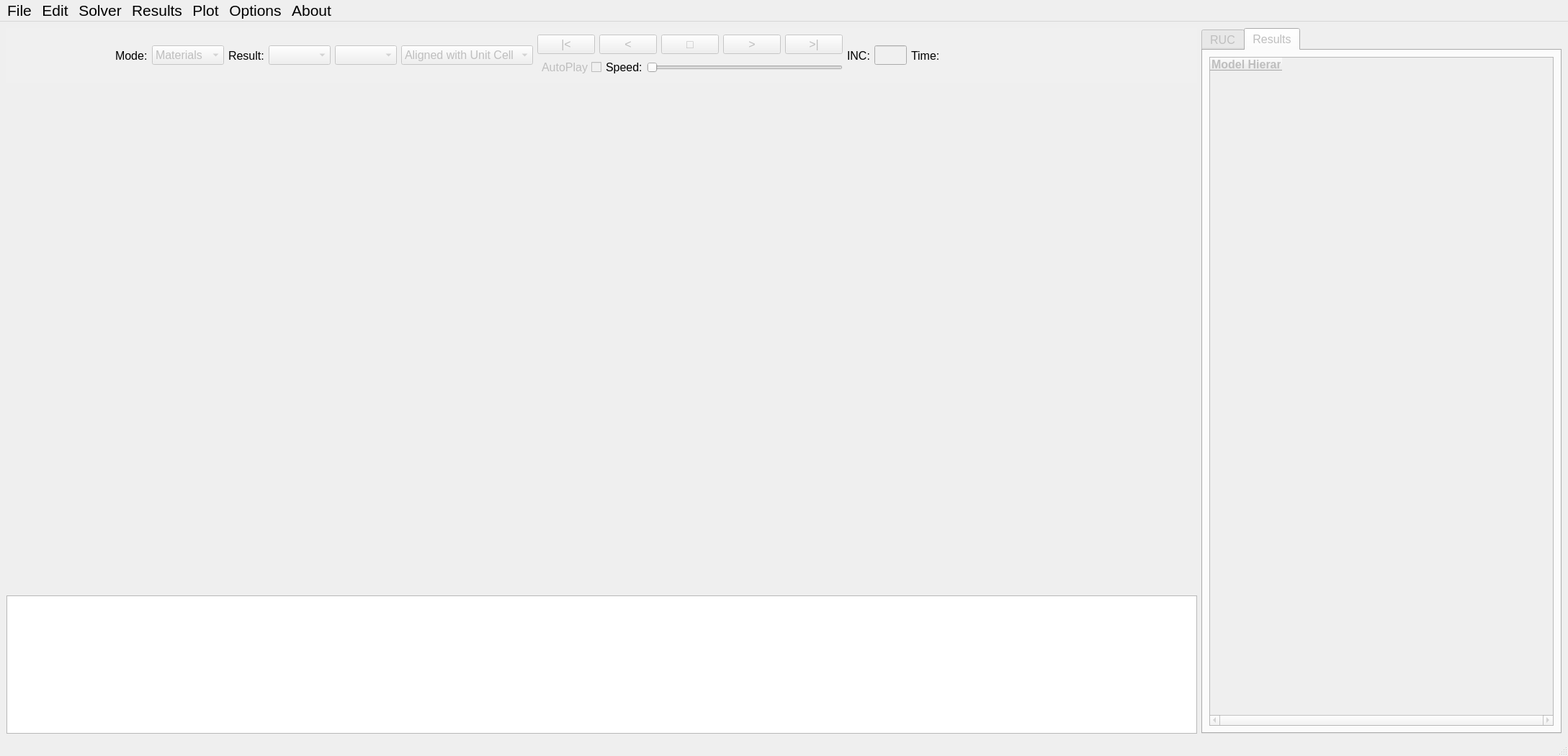
 <widget class="QMainWindow" name="main">
  <property name="geometry">
   <rect>
    <x>0</x>
    <y>0</y>
    <width>2177</width>
    <height>1050</height>
   </rect>
  </property>
  <property name="sizePolicy">
   <sizepolicy hsizetype="Maximum" vsizetype="Maximum">
    <horstretch>0</horstretch>
    <verstretch>0</verstretch>
   </sizepolicy>
  </property>
  <property name="mouseTracking">
   <bool>true</bool>
  </property>
  <property name="contextMenuPolicy">
   <enum>Qt::DefaultContextMenu</enum>
  </property>
  <property name="windowTitle">
   <string>NASMAT PrePost v0.0</string>
  </property>
  <widget class="QWidget" name="centralwidget">
   <property name="sizePolicy">
    <sizepolicy hsizetype="Expanding" vsizetype="Expanding">
     <horstretch>0</horstretch>
     <verstretch>0</verstretch>
    </sizepolicy>
   </property>
   <property name="mouseTracking">
    <bool>true</bool>
   </property>
   <layout class="QHBoxLayout" name="horizontalLayout_4">
    <item>
     <layout class="QHBoxLayout" name="horizontalLayout_3">
      <item>
       <layout class="QVBoxLayout" name="verticalLayout_6">
        <item>
         <widget class="QWidget" name="toolbar_widget" native="true">
          <property name="sizePolicy">
           <sizepolicy hsizetype="Expanding" vsizetype="Minimum">
            <horstretch>0</horstretch>
            <verstretch>0</verstretch>
           </sizepolicy>
          </property>
          <property name="autoFillBackground">
           <bool>false</bool>
          </property>
          <property name="styleSheet">
           <string notr="true">background-color: rgb(240, 240, 240);</string>
          </property>
          <layout class="QHBoxLayout" name="horizontalLayout_7">
           <item>
            <spacer name="horizontalSpacer">
             <property name="orientation">
              <enum>Qt::Horizontal</enum>
             </property>
             <property name="sizeHint" stdset="0">
              <size>
               <width>238</width>
               <height>20</height>
              </size>
             </property>
            </spacer>
           </item>
           <item>
            <layout class="QHBoxLayout" name="horizontalLayout">
             <item>
              <widget class="QLabel" name="mode_label">
               <property name="font">
                <font>
                 <pointsize>12</pointsize>
                </font>
               </property>
               <property name="text">
                <string>Mode:</string>
               </property>
              </widget>
             </item>
             <item>
              <widget class="QComboBox" name="mode_cb">
               <property name="enabled">
                <bool>false</bool>
               </property>
               <property name="sizePolicy">
                <sizepolicy hsizetype="Preferred" vsizetype="Fixed">
                 <horstretch>0</horstretch>
                 <verstretch>0</verstretch>
                </sizepolicy>
               </property>
               <property name="font">
                <font>
                 <pointsize>12</pointsize>
                </font>
               </property>
               <property name="toolTip">
                <string>Select Plot Mode</string>
               </property>
               <property name="sizeAdjustPolicy">
                <enum>QComboBox::AdjustToContents</enum>
               </property>
               <item>
                <property name="text">
                 <string>Materials</string>
                </property>
               </item>
               <item>
                <property name="text">
                 <string>H5 Arrays</string>
                </property>
               </item>
              </widget>
             </item>
             <item>
              <widget class="QLabel" name="result_label">
               <property name="font">
                <font>
                 <pointsize>12</pointsize>
                </font>
               </property>
               <property name="text">
                <string>Result:</string>
               </property>
              </widget>
             </item>
             <item>
              <widget class="QComboBox" name="res_item_cb">
               <property name="enabled">
                <bool>false</bool>
               </property>
               <property name="sizePolicy">
                <sizepolicy hsizetype="Preferred" vsizetype="Fixed">
                 <horstretch>0</horstretch>
                 <verstretch>0</verstretch>
                </sizepolicy>
               </property>
               <property name="font">
                <font>
                 <pointsize>12</pointsize>
                </font>
               </property>
               <property name="toolTip">
                <string>Result field variable</string>
               </property>
               <property name="whatsThis">
                <string extracomment="Result field variable"/>
               </property>
               <property name="sizeAdjustPolicy">
                <enum>QComboBox::AdjustToContents</enum>
               </property>
              </widget>
             </item>
             <item>
              <widget class="QComboBox" name="res_comp_cb">
               <property name="enabled">
                <bool>false</bool>
               </property>
               <property name="sizePolicy">
                <sizepolicy hsizetype="Preferred" vsizetype="Fixed">
                 <horstretch>0</horstretch>
                 <verstretch>0</verstretch>
                </sizepolicy>
               </property>
               <property name="font">
                <font>
                 <pointsize>12</pointsize>
                </font>
               </property>
               <property name="toolTip">
                <string>Result field variable component</string>
               </property>
               <property name="sizeAdjustPolicy">
                <enum>QComboBox::AdjustToContents</enum>
               </property>
              </widget>
             </item>
             <item>
              <widget class="QComboBox" name="res_mode_cb">
               <property name="enabled">
                <bool>false</bool>
               </property>
               <property name="sizePolicy">
                <sizepolicy hsizetype="Preferred" vsizetype="Fixed">
                 <horstretch>0</horstretch>
                 <verstretch>0</verstretch>
                </sizepolicy>
               </property>
               <property name="font">
                <font>
                 <pointsize>12</pointsize>
                </font>
               </property>
               <property name="sizeAdjustPolicy">
                <enum>QComboBox::AdjustToContents</enum>
               </property>
               <item>
                <property name="text">
                 <string>Aligned with Unit Cell</string>
                </property>
               </item>
               <item>
                <property name="text">
                 <string>Aligned with Material</string>
                </property>
               </item>
              </widget>
             </item>
            </layout>
           </item>
           <item>
            <spacer name="horizontalSpacer_3">
             <property name="orientation">
              <enum>Qt::Horizontal</enum>
             </property>
             <property name="sizeHint" stdset="0">
              <size>
               <width>79</width>
               <height>24</height>
              </size>
             </property>
            </spacer>
           </item>
           <item>
            <layout class="QVBoxLayout" name="verticalLayout_3">
             <item>
              <layout class="QHBoxLayout" name="horizontalLayout_2">
               <item>
                <widget class="QPushButton" name="firstinc_pb">
                 <property name="enabled">
                  <bool>false</bool>
                 </property>
                 <property name="font">
                  <font>
                   <pointsize>12</pointsize>
                  </font>
                 </property>
                 <property name="toolTip">
                  <string>Go to initial timestep</string>
                 </property>
                 <property name="text">
                  <string>|&lt;</string>
                 </property>
                </widget>
               </item>
               <item>
                <widget class="QPushButton" name="previnc_pb">
                 <property name="enabled">
                  <bool>false</bool>
                 </property>
                 <property name="font">
                  <font>
                   <pointsize>12</pointsize>
                  </font>
                 </property>
                 <property name="toolTip">
                  <string>Go to previous timestep</string>
                 </property>
                 <property name="text">
                  <string>&lt;</string>
                 </property>
                </widget>
               </item>
               <item>
                <widget class="QPushButton" name="stop_pb">
                 <property name="enabled">
                  <bool>false</bool>
                 </property>
                 <property name="font">
                  <font>
                   <pointsize>12</pointsize>
                  </font>
                 </property>
                 <property name="text">
                  <string>□</string>
                 </property>
                </widget>
               </item>
               <item>
                <widget class="QPushButton" name="nextinc_pb">
                 <property name="enabled">
                  <bool>false</bool>
                 </property>
                 <property name="font">
                  <font>
                   <pointsize>12</pointsize>
                  </font>
                 </property>
                 <property name="toolTip">
                  <string>Go to next timestep</string>
                 </property>
                 <property name="text">
                  <string>&gt;</string>
                 </property>
                </widget>
               </item>
               <item>
                <widget class="QPushButton" name="lastinc_pb">
                 <property name="enabled">
                  <bool>false</bool>
                 </property>
                 <property name="font">
                  <font>
                   <pointsize>12</pointsize>
                  </font>
                 </property>
                 <property name="toolTip">
                  <string>Go to final timestep</string>
                 </property>
                 <property name="text">
                  <string>&gt;|</string>
                 </property>
                </widget>
               </item>
              </layout>
             </item>
             <item>
              <layout class="QHBoxLayout" name="horizontalLayout_5">
               <item>
                <widget class="QCheckBox" name="auto_chk">
                 <property name="enabled">
                  <bool>false</bool>
                 </property>
                 <property name="font">
                  <font>
                   <pointsize>12</pointsize>
                  </font>
                 </property>
                 <property name="layoutDirection">
                  <enum>Qt::RightToLeft</enum>
                 </property>
                 <property name="text">
                  <string>AutoPlay</string>
                 </property>
                </widget>
               </item>
               <item>
                <widget class="QLabel" name="speed_label">
                 <property name="font">
                  <font>
                   <pointsize>12</pointsize>
                  </font>
                 </property>
                 <property name="text">
                  <string>Speed:</string>
                 </property>
                </widget>
               </item>
               <item>
                <widget class="QSlider" name="speed_slider">
                 <property name="enabled">
                  <bool>false</bool>
                 </property>
                 <property name="minimum">
                  <number>1</number>
                 </property>
                 <property name="maximum">
                  <number>100</number>
                 </property>
                 <property name="orientation">
                  <enum>Qt::Horizontal</enum>
                 </property>
                </widget>
               </item>
              </layout>
             </item>
            </layout>
           </item>
           <item>
            <layout class="QHBoxLayout" name="horizontalLayout_6">
             <item>
              <widget class="QLabel" name="inc_label">
               <property name="font">
                <font>
                 <pointsize>12</pointsize>
                </font>
               </property>
               <property name="text">
                <string>INC:</string>
               </property>
              </widget>
             </item>
             <item>
              <widget class="QLineEdit" name="inc_text">
               <property name="enabled">
                <bool>false</bool>
               </property>
               <property name="font">
                <font>
                 <pointsize>12</pointsize>
                </font>
               </property>
              </widget>
             </item>
             <item>
              <widget class="QLabel" name="time_label">
               <property name="font">
                <font>
                 <pointsize>12</pointsize>
                </font>
               </property>
               <property name="text">
                <string>Time:</string>
               </property>
              </widget>
             </item>
             <item>
              <widget class="QLabel" name="time_text">
               <property name="sizePolicy">
                <sizepolicy hsizetype="Fixed" vsizetype="Preferred">
                 <horstretch>0</horstretch>
                 <verstretch>0</verstretch>
                </sizepolicy>
               </property>
               <property name="minimumSize">
                <size>
                 <width>200</width>
                 <height>0</height>
                </size>
               </property>
               <property name="maximumSize">
                <size>
                 <width>200</width>
                 <height>16777215</height>
                </size>
               </property>
               <property name="font">
                <font>
                 <pointsize>12</pointsize>
                </font>
               </property>
               <property name="lineWidth">
                <number>100</number>
               </property>
               <property name="text">
                <string/>
               </property>
              </widget>
             </item>
            </layout>
           </item>
           <item>
            <spacer name="horizontalSpacer_2">
             <property name="orientation">
              <enum>Qt::Horizontal</enum>
             </property>
             <property name="sizeHint" stdset="0">
              <size>
               <width>238</width>
               <height>20</height>
              </size>
             </property>
            </spacer>
           </item>
          </layout>
         </widget>
        </item>
        <item>
         <widget class="vtk_widget" name="vtk_widget" native="true">
          <property name="sizePolicy">
           <sizepolicy hsizetype="Expanding" vsizetype="Expanding">
            <horstretch>0</horstretch>
            <verstretch>0</verstretch>
           </sizepolicy>
          </property>
         </widget>
        </item>
        <item>
         <widget class="QPlainTextEdit" name="displayed_txt">
          <property name="sizePolicy">
           <sizepolicy hsizetype="Expanding" vsizetype="Minimum">
            <horstretch>0</horstretch>
            <verstretch>0</verstretch>
           </sizepolicy>
          </property>
          <property name="minimumSize">
           <size>
            <width>0</width>
            <height>40</height>
           </size>
          </property>
          <property name="font">
           <font>
            <pointsize>12</pointsize>
           </font>
          </property>
          <property name="readOnly">
           <bool>true</bool>
          </property>
          <property name="maximumBlockCount">
           <number>1000</number>
          </property>
         </widget>
        </item>
       </layout>
      </item>
      <item>
       <widget class="QTabWidget" name="tabWidget">
        <property name="enabled">
         <bool>false</bool>
        </property>
        <property name="sizePolicy">
         <sizepolicy hsizetype="MinimumExpanding" vsizetype="Expanding">
          <horstretch>5</horstretch>
          <verstretch>0</verstretch>
         </sizepolicy>
        </property>
        <property name="minimumSize">
         <size>
          <width>500</width>
          <height>0</height>
         </size>
        </property>
        <property name="font">
         <font>
          <pointsize>12</pointsize>
         </font>
        </property>
        <property name="toolTip">
         <string>Select RUC Geometry or Results</string>
        </property>
        <property name="currentIndex">
         <number>1</number>
        </property>
        <widget class="QWidget" name="RUC_tab">
         <property name="toolTip">
          <string>Select RUC Geometry</string>
         </property>
         <attribute name="title">
          <string>RUC</string>
         </attribute>
         <layout class="QVBoxLayout" name="verticalLayout">
          <item>
           <widget class="QTreeWidget" name="treeWidget">
            <property name="enabled">
             <bool>false</bool>
            </property>
            <property name="sizePolicy">
             <sizepolicy hsizetype="Preferred" vsizetype="Preferred">
              <horstretch>0</horstretch>
              <verstretch>0</verstretch>
             </sizepolicy>
            </property>
            <property name="font">
             <font>
              <pointsize>12</pointsize>
             </font>
            </property>
            <property name="horizontalScrollBarPolicy">
             <enum>Qt::ScrollBarAlwaysOn</enum>
            </property>
            <property name="sizeAdjustPolicy">
             <enum>QAbstractScrollArea::AdjustToContents</enum>
            </property>
            <property name="columnCount">
             <number>2</number>
            </property>
            <column>
             <property name="text">
              <string notr="true">Model Hierarchy</string>
             </property>
             <property name="font">
              <font>
               <weight>75</weight>
               <bold>true</bold>
              </font>
             </property>
            </column>
            <column>
             <property name="text">
              <string>RUCID</string>
             </property>
             <property name="font">
              <font>
               <weight>75</weight>
               <bold>true</bold>
              </font>
             </property>
            </column>
           </widget>
          </item>
         </layout>
        </widget>
        <widget class="QWidget" name="Results_tab">
         <property name="toolTip">
          <string>Select RUC Results</string>
         </property>
         <attribute name="title">
          <string>Results</string>
         </attribute>
         <layout class="QVBoxLayout" name="verticalLayout_2">
          <item>
           <widget class="QTreeWidget" name="treeWidget_Res">
            <property name="enabled">
             <bool>false</bool>
            </property>
            <property name="sizePolicy">
             <sizepolicy hsizetype="Preferred" vsizetype="Preferred">
              <horstretch>0</horstretch>
              <verstretch>0</verstretch>
             </sizepolicy>
            </property>
            <property name="font">
             <font>
              <pointsize>12</pointsize>
             </font>
            </property>
            <property name="horizontalScrollBarPolicy">
             <enum>Qt::ScrollBarAlwaysOn</enum>
            </property>
            <property name="sizeAdjustPolicy">
             <enum>QAbstractScrollArea::AdjustToContents</enum>
            </property>
            <property name="columnCount">
             <number>1</number>
            </property>
            <attribute name="headerCascadingSectionResizes">
             <bool>true</bool>
            </attribute>
            <attribute name="headerStretchLastSection">
             <bool>false</bool>
            </attribute>
            <column>
             <property name="text">
              <string notr="true">Model Hierarchy</string>
             </property>
             <property name="font">
              <font>
               <weight>75</weight>
               <bold>true</bold>
              </font>
             </property>
            </column>
           </widget>
          </item>
         </layout>
        </widget>
       </widget>
      </item>
     </layout>
    </item>
   </layout>
  </widget>
  <widget class="QMenuBar" name="menubar">
   <property name="geometry">
    <rect>
     <x>0</x>
     <y>0</y>
     <width>2177</width>
     <height>36</height>
    </rect>
   </property>
   <property name="font">
    <font>
     <pointsize>16</pointsize>
    </font>
   </property>
   <widget class="QMenu" name="menuFile">
    <property name="font">
     <font>
      <pointsize>16</pointsize>
     </font>
    </property>
    <property name="statusTip">
     <string>Primary menu for performing file operations...</string>
    </property>
    <property name="title">
     <string>File</string>
    </property>
    <widget class="QMenu" name="menuNew_NASMAT_Deck">
     <property name="font">
      <font>
       <pointsize>16</pointsize>
      </font>
     </property>
     <property name="title">
      <string>New NASMAT Deck...</string>
     </property>
     <addaction name="actionNewBlank"/>
     <addaction name="actionNewWith_Defaults"/>
    </widget>
    <addaction name="separator"/>
    <addaction name="menuNew_NASMAT_Deck"/>
    <addaction name="actionOpen_NASMAT_Deck"/>
    <addaction name="actionOpen_NASMAT_H5_File"/>
    <addaction name="actionSave_NASMAT_Deck"/>
    <addaction name="actionSave_NASMAT_Deck_As"/>
    <addaction name="actionSave_Screenshot"/>
    <addaction name="actionSave_Video"/>
    <addaction name="actionClose_NASMAT_PrePost"/>
   </widget>
   <widget class="QMenu" name="menuEdit">
    <property name="font">
     <font>
      <pointsize>16</pointsize>
     </font>
    </property>
    <property name="statusTip">
     <string>Primary menu for editing NASMAT input files...</string>
    </property>
    <property name="title">
     <string>Edit</string>
    </property>
    <widget class="QMenu" name="menuEdit_NASMAT_Deck">
     <property name="title">
      <string>Edit NASMAT Deck...</string>
     </property>
     <addaction name="separator"/>
     <addaction name="separator"/>
     <addaction name="actionEdit_UI"/>
     <addaction name="actionEdit_text"/>
    </widget>
    <addaction name="menuEdit_NASMAT_Deck"/>
   </widget>
   <widget class="QMenu" name="menuSolver">
    <property name="font">
     <font>
      <pointsize>16</pointsize>
     </font>
    </property>
    <property name="statusTip">
     <string notr="true">Primary menu for defining NASMAT settings and running NASMAT...</string>
    </property>
    <property name="title">
     <string>Solver</string>
    </property>
    <addaction name="actionSelect_NASMAT_Solver"/>
    <addaction name="actionRun_NASMAT"/>
    <addaction name="actionSet_NASMAT_Shared_Library_Path"/>
    <addaction name="actionSet_Intel_Path"/>
    <addaction name="actionSet_Intel_compile_options"/>
    <addaction name="actionSet_HDF5_bin_Path"/>
   </widget>
   <widget class="QMenu" name="menuResults">
    <property name="font">
     <font>
      <pointsize>16</pointsize>
     </font>
    </property>
    <property name="statusTip">
     <string>Primary menu for adding/displaying NASMAT results...</string>
    </property>
    <property name="title">
     <string>Results</string>
    </property>
    <addaction name="actionAttach_h5_file"/>
    <addaction name="actionView_data_file"/>
    <addaction name="separator"/>
   </widget>
   <widget class="QMenu" name="menuAbout">
    <property name="title">
     <string>About</string>
    </property>
    <addaction name="actionNASMAT_PrePost"/>
    <addaction name="actionLicense"/>
   </widget>
   <widget class="QMenu" name="menuPlot">
    <property name="font">
     <font>
      <pointsize>16</pointsize>
     </font>
    </property>
    <property name="title">
     <string>Plot</string>
    </property>
    <widget class="QMenu" name="menuSync_Cameras">
     <property name="title">
      <string>Sync Cameras</string>
     </property>
     <addaction name="actionSync_3D_Cameras"/>
     <addaction name="actionSync_3D_Cameras_by_RUC"/>
    </widget>
    <widget class="QMenu" name="menuShow_Hide_Orientations">
     <property name="title">
      <string>Show/Hide Orientations</string>
     </property>
     <addaction name="actionOnly_Show_1_Dir_Ori"/>
     <addaction name="actionShow_All_Orientations"/>
     <addaction name="actionHide_All_Orientations"/>
    </widget>
    <addaction name="actionChange_Plot_Range"/>
    <addaction name="actionReset_Plot_Range"/>
    <addaction name="separator"/>
    <addaction name="actionShow_Hide_Title"/>
    <addaction name="actionShow_Hide_Axes"/>
    <addaction name="separator"/>
    <addaction name="actionShow_Hide_Subvolume_IDs"/>
    <addaction name="actionShow_Hide_Subvolume_Edges"/>
    <addaction name="separator"/>
    <addaction name="actionShowHide_Materials"/>
    <addaction name="actionShowHide_Material_IDs"/>
    <addaction name="separator"/>
    <addaction name="menuShow_Hide_Orientations"/>
    <addaction name="actionSet_Ori_Arrow_Scale"/>
    <addaction name="actionSet_Plot_Opacity"/>
    <addaction name="separator"/>
    <addaction name="menuSync_Cameras"/>
   </widget>
   <widget class="QMenu" name="menuOptions">
    <property name="font">
     <font>
      <pointsize>16</pointsize>
     </font>
    </property>
    <property name="title">
     <string>Options</string>
    </property>
    <addaction name="actionColors"/>
   </widget>
   <addaction name="menuFile"/>
   <addaction name="menuEdit"/>
   <addaction name="menuSolver"/>
   <addaction name="menuResults"/>
   <addaction name="menuPlot"/>
   <addaction name="menuOptions"/>
   <addaction name="menuAbout"/>
  </widget>
  <widget class="QStatusBar" name="statusbar">
   <property name="maximumSize">
    <size>
     <width>16777215</width>
     <height>16777212</height>
    </size>
   </property>
   <property name="mouseTracking">
    <bool>false</bool>
   </property>
  </widget>
  <action name="actionOpen_NASMAT_Deck">
   <property name="text">
    <string>Open NASMAT Deck...</string>
   </property>
  </action>
  <action name="actionSave_NASMAT_Deck">
   <property name="enabled">
    <bool>false</bool>
   </property>
   <property name="text">
    <string>Save NASMAT Deck...</string>
   </property>
  </action>
  <action name="actionSave_NASMAT_Deck_As">
   <property name="enabled">
    <bool>false</bool>
   </property>
   <property name="text">
    <string>Save NASMAT Deck As..</string>
   </property>
  </action>
  <action name="actionSelect_NASMAT_Solver">
   <property name="enabled">
    <bool>true</bool>
   </property>
   <property name="text">
    <string>Select NASMAT Solver...</string>
   </property>
  </action>
  <action name="actionRun_NASMAT">
   <property name="enabled">
    <bool>false</bool>
   </property>
   <property name="text">
    <string>Run NASMAT...</string>
   </property>
  </action>
  <action name="actionAttach_h5_file">
   <property name="enabled">
    <bool>false</bool>
   </property>
   <property name="text">
    <string>Attach *.h5 file...</string>
   </property>
  </action>
  <action name="actionView_data_file">
   <property name="enabled">
    <bool>true</bool>
   </property>
   <property name="text">
    <string>View *.data files...</string>
   </property>
  </action>
  <action name="actionClose_NASMAT_Deck_Ouptuts">
   <property name="enabled">
    <bool>false</bool>
   </property>
   <property name="text">
    <string>Close NASMAT Deck/Ouptuts...</string>
   </property>
  </action>
  <action name="actionClose_NASMAT_PrePost">
   <property name="enabled">
    <bool>true</bool>
   </property>
   <property name="text">
    <string>Close NASMAT PrePost...</string>
   </property>
  </action>
  <action name="actionNASMAT">
   <property name="enabled">
    <bool>false</bool>
   </property>
   <property name="text">
    <string>NASMAT</string>
   </property>
  </action>
  <action name="actionLicense">
   <property name="enabled">
    <bool>true</bool>
   </property>
   <property name="text">
    <string>License</string>
   </property>
  </action>
  <action name="actionNASMAT_PrePost">
   <property name="enabled">
    <bool>true</bool>
   </property>
   <property name="text">
    <string>NASMAT PrePost</string>
   </property>
  </action>
  <action name="actionPlot_Options">
   <property name="enabled">
    <bool>false</bool>
   </property>
   <property name="text">
    <string>Plot Options...</string>
   </property>
  </action>
  <action name="actionShowHide_Materials">
   <property name="enabled">
    <bool>false</bool>
   </property>
   <property name="text">
    <string>Show/Hide Materials...</string>
   </property>
  </action>
  <action name="actionHide_Orientations">
   <property name="enabled">
    <bool>false</bool>
   </property>
   <property name="text">
    <string>Hide Orientations</string>
   </property>
  </action>
  <action name="actionShowHide_Material_IDs">
   <property name="enabled">
    <bool>true</bool>
   </property>
   <property name="text">
    <string>Show/Hide Material IDs</string>
   </property>
  </action>
  <action name="actionHide_Material_IDs">
   <property name="enabled">
    <bool>false</bool>
   </property>
   <property name="text">
    <string>Hide Material IDs</string>
   </property>
  </action>
  <action name="actionNewBlank">
   <property name="text">
    <string>Blank</string>
   </property>
  </action>
  <action name="actionNewWith_Defaults">
   <property name="text">
    <string>With Defaults</string>
   </property>
  </action>
  <action name="actionOpen_NASMAT_H5_File">
   <property name="text">
    <string>Open NASMAT H5 File...</string>
   </property>
  </action>
  <action name="actionColors">
   <property name="text">
    <string>Colors</string>
   </property>
  </action>
  <action name="actionEdit_UI">
   <property name="enabled">
    <bool>false</bool>
   </property>
   <property name="text">
    <string>Edit with user interface</string>
   </property>
  </action>
  <action name="actionEdit_text">
   <property name="enabled">
    <bool>false</bool>
   </property>
   <property name="text">
    <string>Edit raw text</string>
   </property>
  </action>
  <action name="actionShow_Hide_Subvolume_Edges">
   <property name="text">
    <string>Show/Hide Subvolume Edges</string>
   </property>
  </action>
  <action name="actionChange_Plot_Range">
   <property name="text">
    <string>Change Plot Range</string>
   </property>
  </action>
  <action name="actionReset_Plot_Range">
   <property name="text">
    <string>Reset Plot Range</string>
   </property>
  </action>
  <action name="actionSave_Screenshot">
   <property name="enabled">
    <bool>false</bool>
   </property>
   <property name="text">
    <string>Save Screenshot...</string>
   </property>
  </action>
  <action name="actionShow_Hide_Subvolume_IDs">
   <property name="text">
    <string>Show/Hide Subvolume IDs</string>
   </property>
  </action>
  <action name="actionSet_Intel_Path">
   <property name="text">
    <string>Set Intel setvars...</string>
   </property>
  </action>
  <action name="actionSet_Intel_compile_options">
   <property name="text">
    <string>Set Intel compile Options...</string>
   </property>
  </action>
  <action name="actionSet_HDF5_bin_Path">
   <property name="text">
    <string>Set HDF5 bin Path</string>
   </property>
  </action>
  <action name="actionSet_NASMAT_Shared_Library_Path">
   <property name="text">
    <string>Set NASMAT Shared Library Path...</string>
   </property>
  </action>
  <action name="actionShow_Hide_Axes">
   <property name="text">
    <string>Show/Hide Axes</string>
   </property>
  </action>
  <action name="actionShow_Hide_Title">
   <property name="text">
    <string>Show/Hide Title</string>
   </property>
  </action>
  <action name="actionSync_3D_Cameras">
   <property name="text">
    <string>Sync All 3D Cameras</string>
   </property>
  </action>
  <action name="actionSync_3D_Cameras_by_RUC">
   <property name="text">
    <string>Sync 3D Cameras by RUC</string>
   </property>
  </action>
  <action name="actionSave_Video">
   <property name="enabled">
    <bool>false</bool>
   </property>
   <property name="text">
    <string>Save Video...</string>
   </property>
  </action>
  <action name="actionOnly_Show_1_Dir_Ori">
   <property name="text">
    <string>Only Show 1-Direction Orientation</string>
   </property>
  </action>
  <action name="actionSet_Ori_Arrow_Scale">
   <property name="text">
    <string>Set Orientation Arrow Scale Factor</string>
   </property>
  </action>
  <action name="actionShow_All_Orientations">
   <property name="text">
    <string>Show All Orientations</string>
   </property>
  </action>
  <action name="actionHide_All_Orientations">
   <property name="text">
    <string>Hide All Orientations</string>
   </property>
  </action>
  <action name="actionSet_Plot_Opacity">
   <property name="text">
    <string>Set Plot Opacity</string>
   </property>
  </action>
 </widget>
